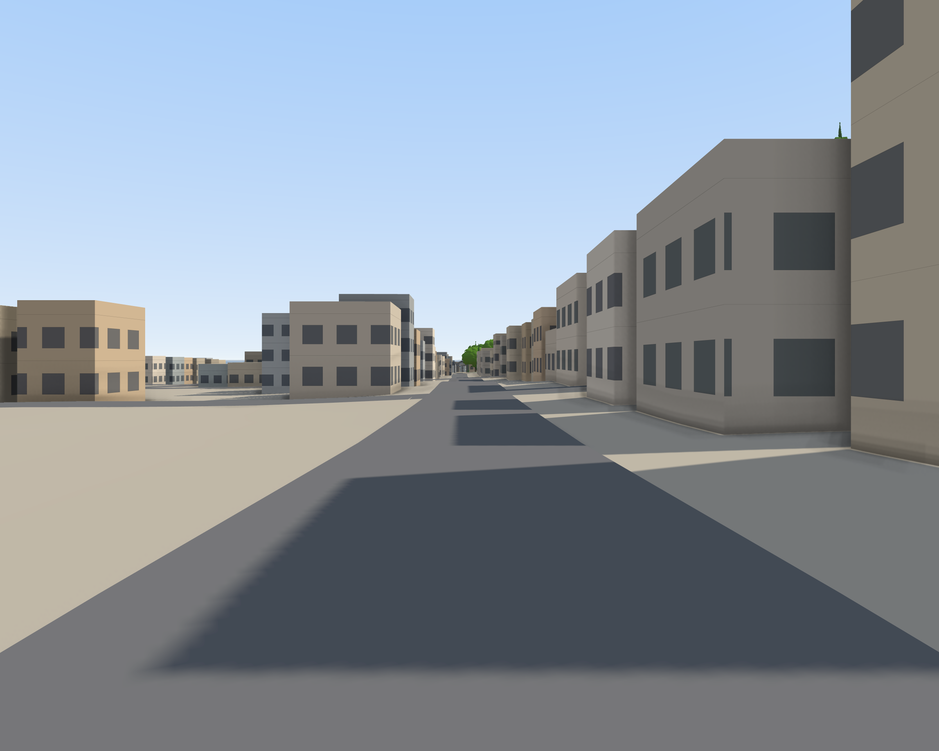
#> input picture browser/scene01_start.png, 939 x 751 px, shrunk from 2400 x 1919 before the run, found by its file name; its folder holds 6 pictures in this run; the run also reads 1 picture not shown here
$ python h5_determinism.py
#> lines starting #> are read from the running program, lines starting #| are printed output that depends on the picture; after the words box and inside, x2 and y2 are one past the last pixel; in counts of white or black regions, pixels touching at a corner belong together
"""H5 determinism checks (Amendment 1 + Clarification 2/5). Full-resolution MAD (0-255), share of pixels with |d|>8, edge-F1 at 2 px."""
import json
from pathlib import Path
import numpy as np, cv2
from PIL import Image
R = Path("/workspace/new-exp/worldgacha"); B = R / "browser"; G = R / "gt"
def load(p): return np.asarray(Image.open(p).convert("RGB"))
def f1(a, b, tol=2):
    ea = cv2.Canny(cv2.cvtColor(a, cv2.COLOR_RGB2GRAY), 100, 200) > 0; eb = cv2.Canny(cv2.cvtColor(b, cv2.COLOR_RGB2GRAY), 100, 200) > 0
    da = cv2.distanceTransform((~ea).astype(np.uint8), cv2.DIST_L2, 3); db = cv2.distanceTransform((~eb).astype(np.uint8), cv2.DIST_L2, 3)
    p = (db[ea] <= tol).mean(); r = (da[eb] <= tol).mean(); return float(2 * p * r / (p + r + 1e-12))
def cmp(kind, a, b):
#> called with kind = 'browser_reload'
    A, Bm = load(a), load(b); d = np.abs(A.astype(int) - Bm.astype(int))
#> after `d = np.abs(A.astype(int) - Bm.astype(int))`: d: shape (751, 939, 3) int64; every value is 0
    mad = float(d.mean()); e = f1(A, Bm)
#> after `mad = float(d.mean())`: mad = 0
#> in f1, `ea = cv2.Canny(cv2.cvtColor(a, cv2.COLOR_RGB2GRAY), 100, 200) > 0`:
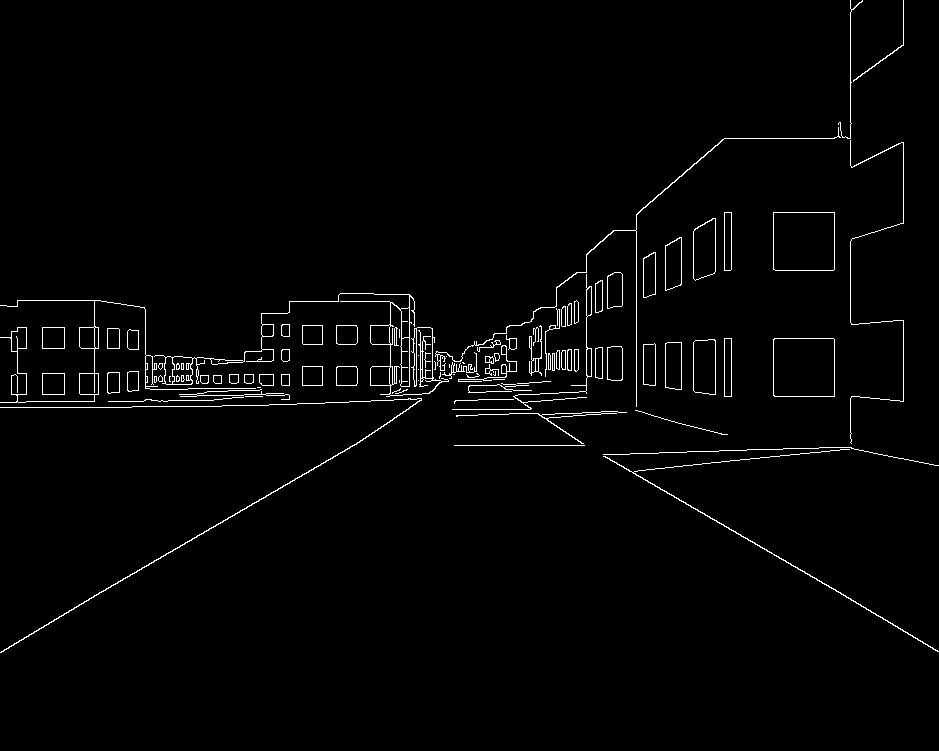
#> ea: shape (751, 939) bool; 1.8% white in thin lines or dots, all inside (x1, y1, x2, y2) = (0, 0, 939, 653)
#> in f1, `da = cv2.distanceTransform((~ea).astype(np.uint8), cv2.DIST_L2, 3)`:
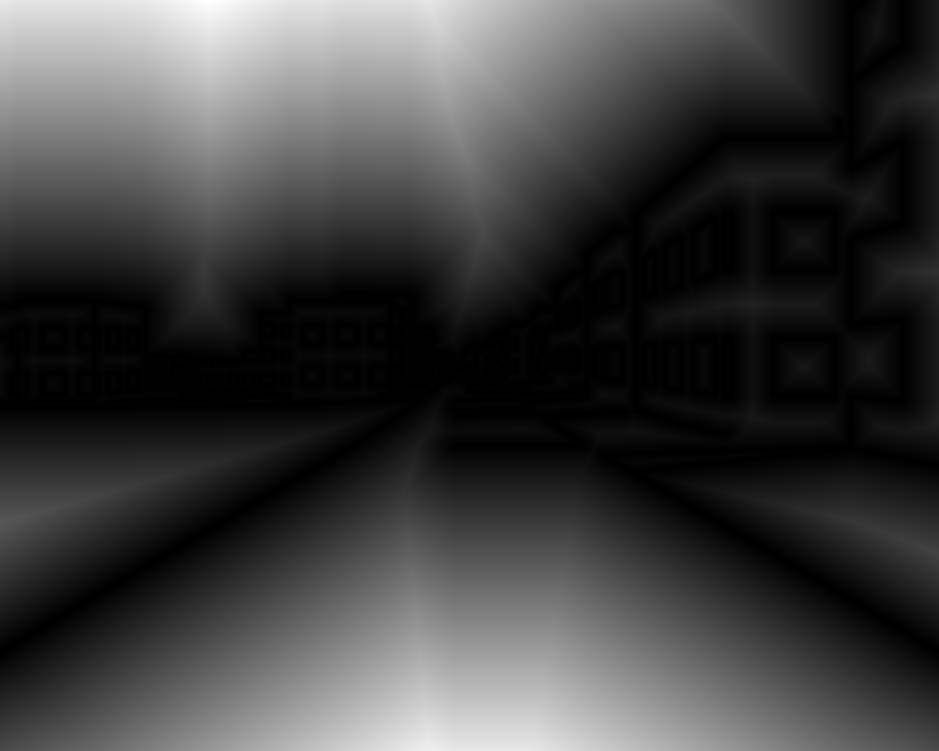
#> da: shape (751, 939) float32; min 0, max 320.1, mean 80.6; drawn with min black and max white
#> in f1, `p = (db[ea] <= tol).mean()`: p = 1
#> after `e = f1(A, Bm)`: e = 1
#> (the run stopped early here; a loop or call above may not have finished)
